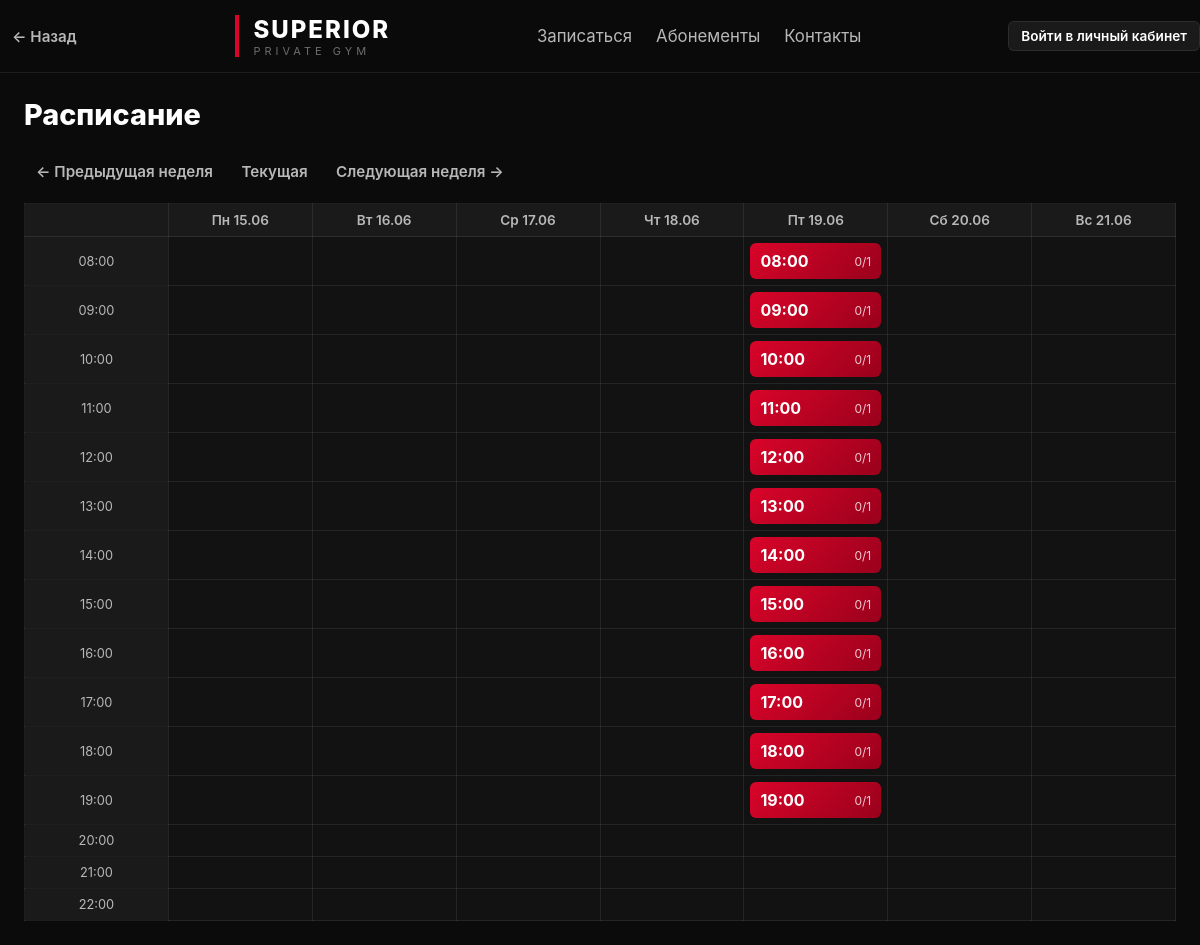
The app's page /schedule with its own data.
### app/models.py (models this page shows)
class Slot(Base):
    __tablename__ = "slots"
    id = Column(Integer, primary_key=True)
    start_time = Column(DateTime)
    capacity = Column(Integer, default=4)

### app/routes/schedule.py (the view)
@router.get("/schedule")
def schedule(
    request: Request, db: Session = Depends(get_db),
    week_offset: int = 0, user: dict = Depends(get_current_user),
):
    slots = db.query(Slot).order_by(Slot.start_time).all()
    now = tz_now()
    base_week_start = (now - timedelta(days=now.weekday())).replace(
        hour=0, minute=0, second=0, microsecond=0
    )
    week_start = base_week_start + timedelta(days=7 * week_offset)
    days = [week_start + timedelta(days=i) for i in range(7)]
    hours = list(range(8, 23))
    now_hour = now.hour
    now_day_index = now.weekday()  # 0=Пн
    week_start_monday = week_start.date()
    today = now.date()
    days_offset = (today - week_start_monday).days
    if 0 <= days_offset < 7:
        now_col = days_offset
    else:
        now_col = -1  # текущий день вне показанной недели
    default_time = tz_now().strftime("%Y-%m-%dT%H:%M")
    default_end_time = (tz_now() + timedelta(hours=1)).strftime("%Y-%m-%dT%H:%M")
    grid = {(d_idx, h): None for d_idx in range(7) for h in hours}
    for slot in slots:
        if not slot.start_time:
            continue
        slot_dt = slot.start_time
        delta = slot_dt.date() - week_start.date()
        if delta.days < 0 or delta.days >= 7:
            continue
        day_index = delta.days
        hour = slot_dt.hour
        if hour in hours:
            bookings = db.query(Booking).filter(Booking.slot_id == slot.id).all()
            clients_in_slot = [db.get(Client, b.client_id) for b in bookings]
            grid[(day_index, hour)] = {
                'slot': slot,
                'booked': len(clients_in_slot),
                'clients': clients_in_slot,
            }
    return templates.TemplateResponse(
        request=request, name="schedule.html",
        context={
            "days": days, "hours": hours, "grid": grid,
            "default_time": default_time,
            "default_end_time": default_end_time,
            "week_offset": week_offset, "user": user,
            "now_in_week": now_col >= 0,
            "now_col": now_col,
            "now_hour": now_hour,
        },
    )

### templates/schedule.html (shortened to what this page needs)
{% extends "base.html" %}
{% block content %}
<div class="page__title">
    <h1>Расписание</h1>
</div>
{% set flash = request.query_params.get('flash') %}
<div class="page__controls">
    <div class="week-nav">
        <a class="btn btn--ghost" href="/schedule?week_offset={{ week_offset - 1 }}">← Предыдущая неделя</a>
        <a class="btn btn--ghost" href="/schedule?week_offset=0">Текущая</a>
        <a class="btn btn--ghost" href="/schedule?week_offset={{ week_offset + 1 }}">Следующая неделя →</a>
    </div>
</div>
<div class="calendar">
    <table class="calendar__table">
        <thead>
            <tr>
                <th class="calendar__header-cell"></th>
                {% set ru_days = ['Пн','Вт','Ср','Чт','Пт','Сб','Вс'] %}
                {% for day in days %}
                <th class="calendar__header-cell">{{ ru_days[loop.index0] }} {{ day.strftime('%d.%m') }}</th>
                {% endfor %}
            </tr>
        </thead>
        <tbody>
            {% for hour in hours %}
            <tr class="{% if now_in_week and hour == now_hour %}calendar__row--now{% endif %}">
                <td class="calendar__time">{{ '%02d:00' % hour }}
                </td>
                {% for d_idx in range(0,7) %}
                <td class="calendar__cell{% if now_in_week and d_idx == now_col and hour == now_hour %} calendar__cell--now{% endif %}">
                    {% set cell = grid.get((d_idx, hour)) %}
                    {% if cell %}
                    {%- set color_class = '' -%}
                    {%- if cell.slot.capacity == 1 -%}
                        {%- set color_class = 'calendar__slot--red' -%}
                    {%- elif cell.slot.capacity == 2 -%}
                        {%- set color_class = 'calendar__slot--yellow' -%}
                    {%- else -%}
                        {%- if cell.booked >= cell.slot.capacity -%}
                            {%- set color_class = 'calendar__slot--green' -%}
                        {%- else -%}
                            {%- set color_class = 'calendar__slot--gray' -%}
                        {%- endif -%}
                    {%- endif -%}
                    <a class="calendar__slot {{ color_class }}" href="/slot/{{ cell.slot.id }}?week_offset={{ week_offset }}">
                        <div class="calendar__slot-header">
                            <div class="calendar__slot-time">{{ cell.slot.start_time.strftime('%H:%M') }}</div>
                            <div class="calendar__slot-capacity">{{ cell.booked }}/{{ cell.slot.capacity }}</div>
                        </div>
                    </a>
                    {% endif %}
                </td>
                {% endfor %}
            </tr>
            {% endfor %}
        </tbody>
    </table>
</div>
{% endblock %}

### static/style.css (style rules this page uses)
*, *::before, *::after { margin:0; padding:0; box-sizing:border-box; }
html { scroll-behavior:smooth; }
body { background:var(--bg-primary); color:var(--text-primary); font-family:Inter,system-ui,sans-serif; min-height:100vh; }
.btn { display:inline-flex; align-items:center; justify-content:center; gap:8px; text-decoration:none; cursor:pointer; transition:var(--transition); font-weight:600; font-size:0.95rem; border:none; border-radius:var(--radius-sm); font-family:inherit; }
.btn--ghost { background:transparent; border:none; color:var(--text-secondary); padding:6px 12px; }
.calendar { overflow-x:auto; }
.calendar__table { width:100%; border-collapse:collapse; table-layout:fixed; }
.calendar__table th, .calendar__table td { border:1px solid var(--border); }
.calendar__header-cell { background:var(--bg-elevated); padding:8px; text-align:center; color:var(--text-secondary); font-size:0.85rem; font-weight:600; }
.calendar__time { width:72px; background:var(--bg-elevated); color:var(--text-secondary); text-align:center; padding:8px; font-size:0.8rem; position:relative; }
.calendar__cell { min-height:90px; padding:6px; vertical-align:top; background:var(--bg-secondary); }
.calendar__slot { display:block; border-radius:var(--radius-sm); padding:8px 10px; text-decoration:none; color:var(--text-primary); transition:var(--transition); }
.calendar__slot--red { background:linear-gradient(135deg,var(--accent),#99011c); }
.calendar__slot-header { display:flex; align-items:center; gap:8px; }
.calendar__slot-time { font-size:16px; font-weight:700; }
.calendar__slot-capacity { font-size:12px; opacity:0.8; margin-left:auto; }
.page__title { display:flex; justify-content:space-between; align-items:center; margin-bottom:24px; }
.page__title h1 { font-size:1.8rem; font-weight:800; }
.page__controls { display:flex; gap:12px; align-items:center; margin-bottom:16px; }

### records on screen
Slot: slot.start_time "08:00", slot.capacity "1"
Slot: slot.start_time "09:00", slot.capacity "1"
Slot: slot.start_time "10:00", slot.capacity "1"
Slot: slot.start_time "11:00", slot.capacity "1"
Slot: slot.start_time "12:00", slot.capacity "1"
Slot: slot.start_time "13:00", slot.capacity "1"
Slot: slot.start_time "14:00", slot.capacity "1"
Slot: slot.start_time "15:00", slot.capacity "1"
Slot: slot.start_time "16:00", slot.capacity "1"
Slot: slot.start_time "17:00", slot.capacity "1"
Slot: slot.start_time "18:00", slot.capacity "1"
Slot: slot.start_time "19:00", slot.capacity "1"

### other values on screen
{{ ru_days[loop.index0] }} "Пн" "Вт" "Ср" "Чт" "Пт" "Сб" "Вс"
{{ day.strftime('%d.%m') }} "15.06" "16.06" "17.06" "18.06" "19.06" "20.06" "21.06"
{{ '%02d:00' % hour }} "08:00" "09:00" "10:00" "11:00" "12:00" "13:00" "14:00" "15:00" "16:00" "17:00" "18:00" "19:00" "20:00" "21:00" "22:00"
{{ cell.booked }} "0" "0" "0" "0" "0" "0" "0" "0" "0" "0" "0" "0"
